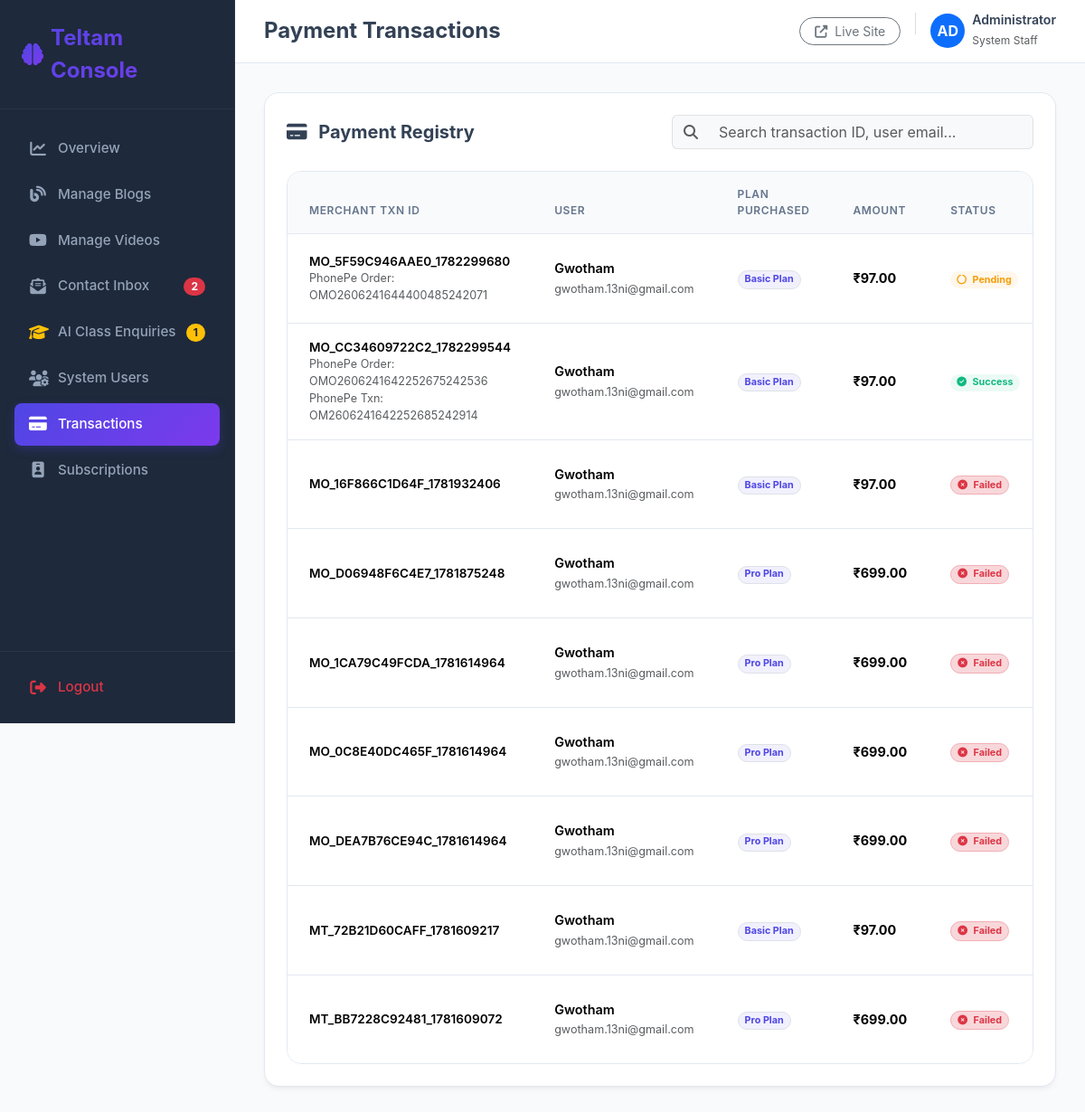
/dashboard/payments/ (signed in), run on the app's committed database.
### app/models.py (models this page shows, shortened)
class PaymentTransaction(models.Model):
    STATUS_CHOICES = [
        ('pending', 'Pending'),
        ('success', 'Success'),
        ('failed', 'Failed'),
        ('cancelled', 'Cancelled'),
    ]
    user = models.ForeignKey(User, on_delete=models.SET_NULL, null=True, blank=True)
    plan = models.ForeignKey(PricingPlan, on_delete=models.SET_NULL, null=True, blank=True)
    amount = models.DecimalField(max_digits=10, decimal_places=2)
    merchant_order_id = models.CharField(max_length=100, unique=True)
    phonepe_order_id = models.CharField(max_length=100, blank=True, null=True)
    phonepe_transaction_id = models.CharField(max_length=100, blank=True, null=True)
    status = models.CharField(max_length=20, choices=STATUS_CHOICES, default='pending')
    request_payload = models.TextField(blank=True, null=True)
    response_payload = models.TextField(blank=True, null=True)
    callback_payload = models.TextField(blank=True, null=True)
    created_at = models.DateTimeField(auto_now_add=True)
    updated_at = models.DateTimeField(auto_now=True)

class PricingPlan(models.Model):
    name = models.CharField(max_length=100)
    slug = models.SlugField(max_length=100, unique=True)
    price = models.DecimalField(max_digits=10, decimal_places=2)
    billing_cycle = models.CharField(max_length=20, default='monthly') # monthly / yearly
    plan_order = models.PositiveIntegerField(default=1, help_text="Priority level (e.g. 1=Basic, 2=Pro, 3=Business)")
    features = models.TextField(help_text="Newline separated features list")
    is_active = models.BooleanField(default=True)
    created_at = models.DateTimeField(auto_now_add=True)
    updated_at = models.DateTimeField(auto_now=True)

### app/views.py (the view, shortened to what this page needs)
# urls.py: path('dashboard/payments/', views.dashboard_payment_list, name='dashboard_payment_list'),
@staff_member_required(login_url='dashboard_login')
def dashboard_payment_list(request):
    txns = PaymentTransaction.objects.select_related('user', 'plan').order_by('-created_at')
    q = request.GET.get('q', '').strip()
    paginator = Paginator(txns, 10)
    page_number = request.GET.get('page')
    page_obj = paginator.get_page(page_number)
    context = {
        'page_obj': page_obj,
        'search_query': q,
    }
    return render(request, 'dashboard/payment_list.html', context)

### templates/dashboard/payment_list.html (shortened to what this page needs)
{% extends 'dashboard/base.html' %}
{% block header_title %}Payment Transactions{% endblock %}
{% block nav_payments %}active{% endblock %}
{% block content %}
<div class="dashboard-card p-4">
    <div class="d-flex flex-column flex-md-row justify-content-between align-items-md-center gap-3 mb-4">
        <h5 class="fw-bold mb-0 text-slate-800"><i class="fas fa-credit-card text-indigo-600 me-2"></i> Payment Registry</h5>
        <form method="GET" action="{% url 'dashboard_payment_list' %}" class="flex-grow-1" style="max-width: 400px;">
            <div class="input-group">
                <span class="input-group-text bg-light border-end-0 text-muted"><i class="fas fa-search"></i></span>
                <input type="text" name="q" value="{{ search_query }}" class="form-control border-start-0 bg-light shadow-none" placeholder="Search transaction ID, user email..." style="outline: none;">
            </div>
        </form>
    </div>
    <div class="table-responsive">
        <table class="table align-middle">
            <thead>
                <tr>
                    <th>Merchant Txn ID</th>
                    <th>User</th>
                    <th>Plan Purchased</th>
                    <th>Amount</th>
                    <th>Status</th>
                </tr>
            </thead>
            <tbody>
                {% for txn in page_obj %}
                <tr>
                    <td>
                        <span class="fw-semibold text-slate-800 d-block font-monospace" style="font-size: 0.85rem;">{{ txn.merchant_order_id }}</span>
                        {% if txn.phonepe_order_id %}
                            <small class="text-muted font-monospace d-block">PhonePe Order: {{ txn.phonepe_order_id }}</small>
                        {% endif %}
                        {% if txn.phonepe_transaction_id %}
                            <small class="text-muted font-monospace d-block">PhonePe Txn: {{ txn.phonepe_transaction_id }}</small>
                        {% endif %}
                    </td>
                    <td>
                        <span class="fw-semibold text-slate-800 d-block">{% if txn.user.first_name %}{{ txn.user.first_name }}{% else %}{{ txn.user.username }}{% endif %}</span>
                        <small class="text-muted">{{ txn.user.email }}</small>
                    </td>
                    <td>
                        {% if txn.plan %}
                            <span class="badge bg-indigo-light text-indigo border border-indigo-light rounded-pill px-2.5">{{ txn.plan.name }}</span>
                        {% else %}
                            <span class="text-muted small">No Plan Selected</span>
                        {% endif %}
                    </td>
                    <td><span class="fw-bold text-slate-800">₹{{ txn.amount|floatformat:2 }}</span></td>
                    <td>
                        {% if txn.status == 'success' %}
                            <span class="badge bg-emerald-light text-emerald rounded-pill px-2.5"><i class="fas fa-circle-check me-1"></i> Success</span>
                        {% elif txn.status == 'pending' %}
                            <span class="badge bg-amber-light text-amber rounded-pill px-2.5"><i class="fas fa-circle-notch fa-spin me-1"></i> Pending</span>
                        {% elif txn.status == 'failed' %}
                            <span class="badge bg-danger-subtle text-danger border border-danger-subtle rounded-pill px-2.5"><i class="fas fa-circle-xmark me-1"></i> Failed</span>
                        {% else %}
                            <span class="badge bg-light text-muted border rounded-pill px-2.5"><i class="fas fa-ban me-1"></i> Cancelled</span>
                        {% endif %}
                    </td>
                </tr>
                {% endfor %}
            </tbody>
        </table>
    </div>
</div>
{% endblock %}

### templates/dashboard/base.html (shortened to what this page needs)
{% load static %}
<!DOCTYPE html>
<html lang="en">
<head>
    <link href="https://cdn.jsdelivr.net/npm/bootstrap@5.3.2/dist/css/bootstrap.min.css" rel="stylesheet">
    <link href="https://cdnjs.cloudflare.com/ajax/libs/font-awesome/6.4.2/css/all.min.css" rel="stylesheet">
</head>
<body>
    <div class="sidebar" id="sidebar">
        <div>
            <div class="sidebar-brand d-flex align-items-center gap-2">
                <i class="fas fa-brain fs-4 text-primary" style="background: var(--brand-gradient); -webkit-background-clip: text; -webkit-text-fill-color: transparent;"></i>
                <span class="fw-bold fs-4 text-white">Teltam Console</span>
            </div>
            <ul class="sidebar-menu">
                <li class="sidebar-item {% block nav_home %}{% endblock %}">
                    <a href="{% url 'dashboard_home' %}" class="sidebar-link">
                        <i class="fas fa-chart-line"></i>
                        <span>Overview</span>
                    </a>
                </li>
                <li class="sidebar-item {% block nav_blogs %}{% endblock %}">
                    <a href="{% url 'dashboard_blog_list' %}" class="sidebar-link">
                        <i class="fas fa-blog"></i>
                        <span>Manage Blogs</span>
                    </a>
                </li>
                <li class="sidebar-item {% block nav_videos %}{% endblock %}">
                    <a href="{% url 'dashboard_video_list' %}" class="sidebar-link">
                        <i class="fab fa-youtube"></i>
                        <span>Manage Videos</span>
                    </a>
                </li>
                <li class="sidebar-item {% block nav_contacts %}{% endblock %}">
                    <a href="{% url 'dashboard_contact_list' %}" class="sidebar-link d-flex align-items-center justify-content-between">
                        <div class="d-flex align-items-center">
                            <i class="fas fa-envelope-open-text"></i>
                            <span>Contact Inbox</span>
                        </div>
                        {% if global_unread_messages_count > 0 %}
                            <span class="badge bg-danger rounded-pill px-2 py-1" style="font-size: 0.75rem;">{{ global_unread_messages_count }}</span>
                        {% endif %}
                    </a>
                </li>
                <li class="sidebar-item {% block nav_ai_enquiries %}{% endblock %}">
                    <a href="{% url 'dashboard_ai_class_enquiry_list' %}" class="sidebar-link d-flex align-items-center justify-content-between">
                        <div class="d-flex align-items-center">
                            <i class="fas fa-graduation-cap text-warning"></i>
                            <span>AI Class Enquiries</span>
                        </div>
                        {% if global_pending_enquiries_count > 0 %}
                            <span class="badge bg-warning text-dark rounded-pill px-2 py-1" style="font-size: 0.75rem;">{{ global_pending_enquiries_count }}</span>
                        {% endif %}
                    </a>
                </li>
                <li class="sidebar-item {% block nav_users %}{% endblock %}">
                    <a href="{% url 'dashboard_user_list' %}" class="sidebar-link">
                        <i class="fas fa-users-cog"></i>
                        <span>System Users</span>
                    </a>
                </li>
                <li class="sidebar-item {% block nav_payments %}{% endblock %}">
                    <a href="{% url 'dashboard_payment_list' %}" class="sidebar-link">
                        <i class="fas fa-credit-card"></i>
                        <span>Transactions</span>
                    </a>
                </li>
                <li class="sidebar-item {% block nav_subscriptions %}{% endblock %}">
                    <a href="{% url 'dashboard_subscription_list' %}" class="sidebar-link">
                        <i class="fas fa-id-badge"></i>
                        <span>Subscriptions</span>
                    </a>
                </li>
            </ul>
        </div>
        <div class="sidebar-footer">
            <a href="{% url 'dashboard_logout' %}" class="sidebar-link text-danger">
                <i class="fas fa-sign-out-alt"></i>
                <span>Logout</span>
            </a>
        </div>
    </div>
    <div class="content-wrapper">
        <header class="topbar">
            <div class="d-flex align-items-center gap-3">
                <h4 class="mb-0 fw-bold text-slate-800">{% block header_title %}Overview{% endblock %}</h4>
            </div>
            <div class="d-flex align-items-center gap-3">
                <a href="{% url 'home' %}" target="_blank" class="btn btn-sm btn-outline-secondary rounded-pill px-3">
                    <i class="fas fa-external-link-alt me-1"></i> Live Site
                </a>
                <div class="d-flex align-items-center gap-2">
                    <div class="rounded-circle bg-primary text-white d-flex align-items-center justify-content-center fw-bold" style="width: 38px; height: 38px;">
                        {{ request.user.first_name|slice:":2"|upper|default:"AD" }}
                    </div>
                    <div class="d-none d-md-block">
                        <h6 class="mb-0 fw-semibold" style="font-size: 0.88rem;">{{ request.user.first_name|default:request.user.username }}</h6>
                        <span class="text-muted" style="font-size: 0.75rem;">System Staff</span>
                    </div>
                </div>
            </div>
        </header>
        <main class="main-content">
            {% include 'sweetalert_messages.html' %}
            <div class="animate-fade-in">
                {% block content %}{% endblock %}
            </div>
        </main>
    </div>
</body>
</html>

### data on the page
PaymentTransaction: merchant_order_id "MO_5F59C946AAE0_1782299680", phonepe_order_id "OMO2606241644400485242071", user.first_name "Gwotham", user.email "gwotham.13ni@gmail.com", plan.name "Basic Plan", amount "97.00", status "pending" (drawn)
PaymentTransaction: merchant_order_id "MO_CC34609722C2_1782299544", phonepe_order_id "OMO2606241642252675242536", phonepe_transaction_id "OM2606241642252685242914", user.first_name "Gwotham", user.email "gwotham.13ni@gmail.com", plan.name "Basic Plan", amount "97.00", status "success" (drawn)
PaymentTransaction: merchant_order_id "MO_16F866C1D64F_1781932406", user.first_name "Gwotham", user.email "gwotham.13ni@gmail.com", plan.name "Basic Plan", amount "97.00", status "failed" (drawn)
PaymentTransaction: merchant_order_id "MO_D06948F6C4E7_1781875248", user.first_name "Gwotham", user.email "gwotham.13ni@gmail.com", plan.name "Pro Plan", amount "699.00", status "failed" (drawn)
PaymentTransaction: merchant_order_id "MO_1CA79C49FCDA_1781614964", user.first_name "Gwotham", user.email "gwotham.13ni@gmail.com", plan.name "Pro Plan", amount "699.00", status "failed" (drawn)
PaymentTransaction: merchant_order_id "MO_0C8E40DC465F_1781614964", user.first_name "Gwotham", user.email "gwotham.13ni@gmail.com", plan.name "Pro Plan", amount "699.00", status "failed" (drawn)
PaymentTransaction: merchant_order_id "MO_DEA7B76CE94C_1781614964", user.first_name "Gwotham", user.email "gwotham.13ni@gmail.com", plan.name "Pro Plan", amount "699.00", status "failed" (drawn)
PaymentTransaction: merchant_order_id "MT_72B21D60CAFF_1781609217", user.first_name "Gwotham", user.email "gwotham.13ni@gmail.com", plan.name "Basic Plan", amount "97.00", status "failed" (drawn)
PaymentTransaction: merchant_order_id "MT_BB7228C92481_1781609072", user.first_name "Gwotham", user.email "gwotham.13ni@gmail.com", plan.name "Pro Plan", amount "699.00", status "failed" (drawn)

### other printed values
{{ global_unread_messages_count }} "2"
{{ global_pending_enquiries_count }} "1"
{{ request.user.first_name|slice:":2"|upper|default:"AD" }} "AD"
{{ request.user.first_name|default:request.user.username }} "Administrator"
